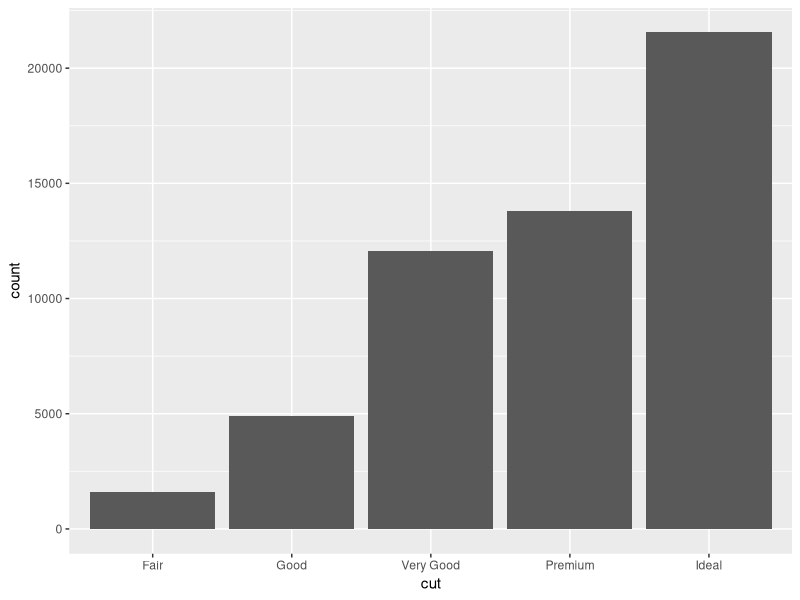
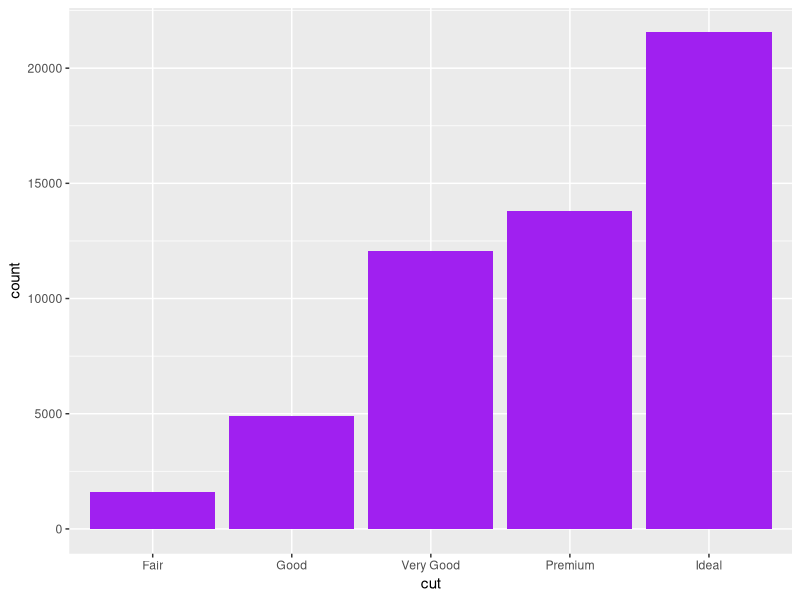
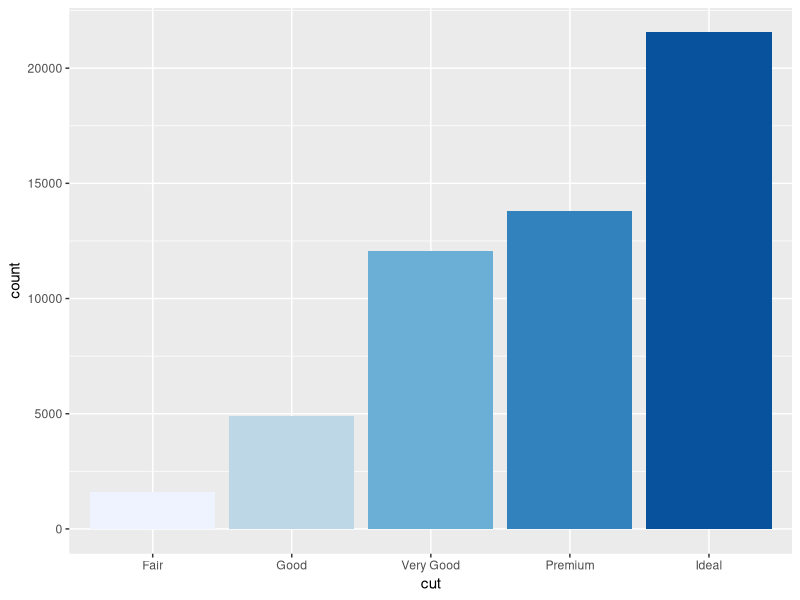
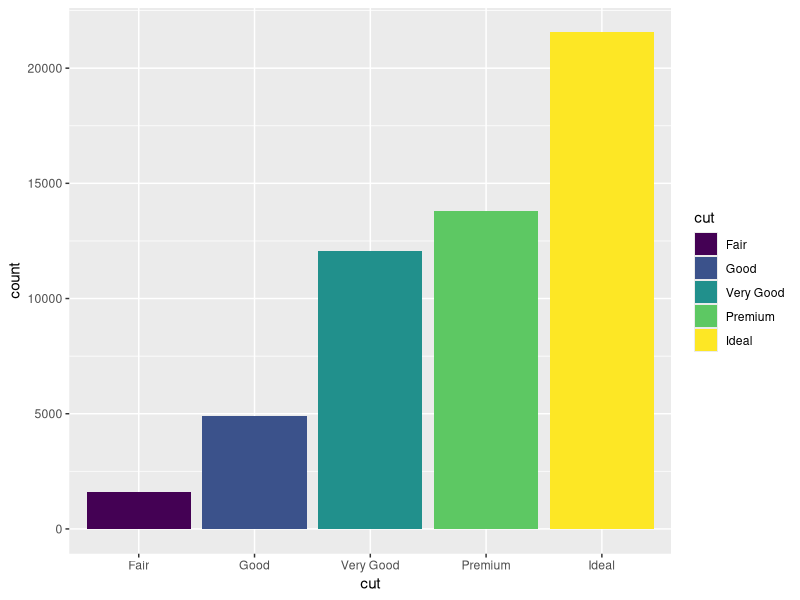
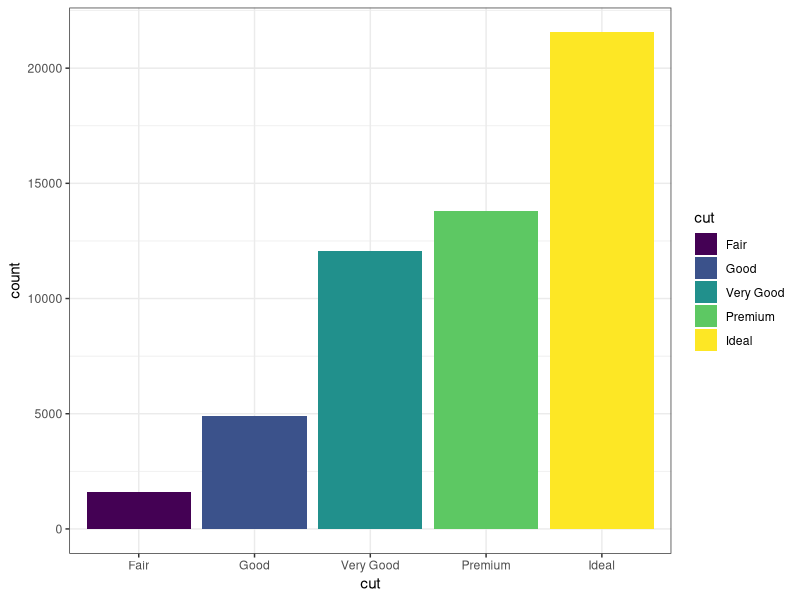
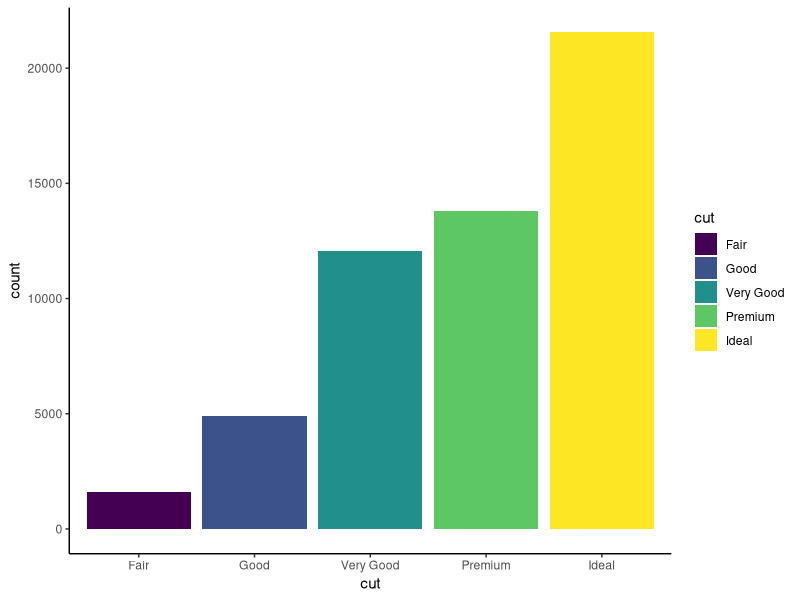
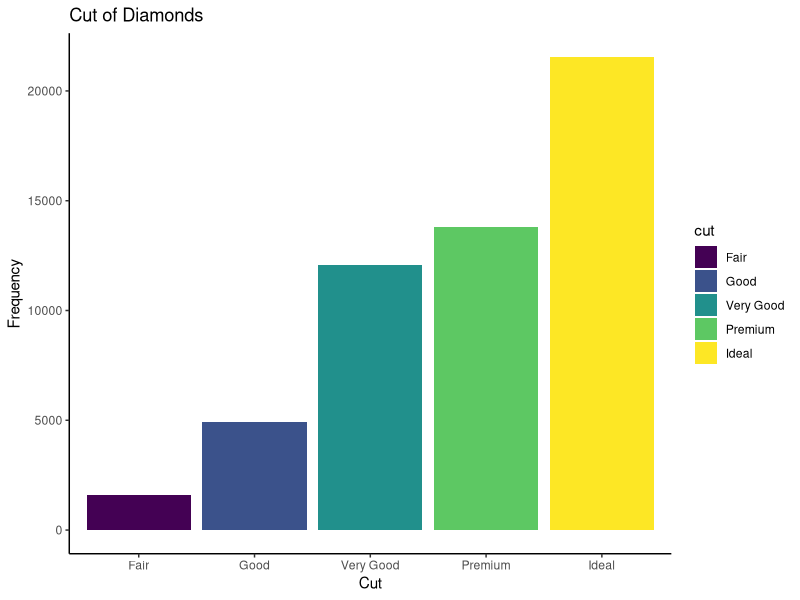
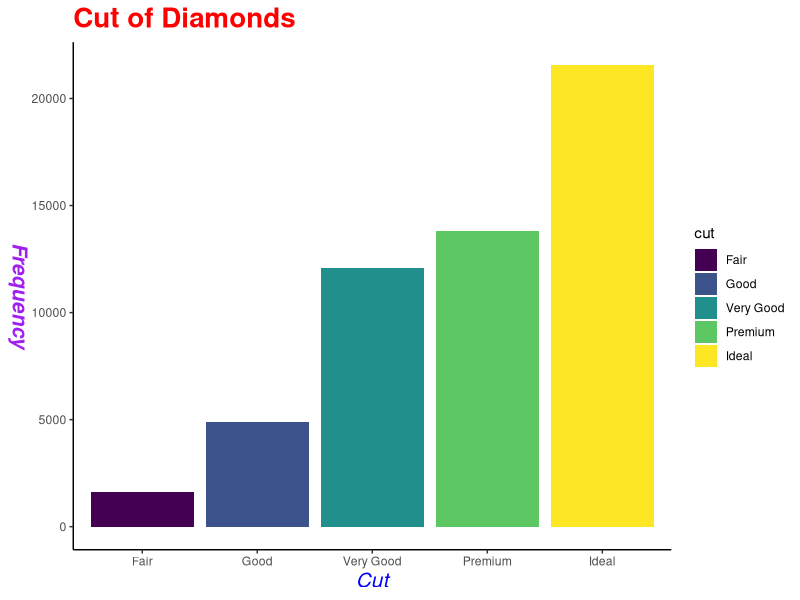

Reproduce these figures in R, in order.
# 참고자료 : 이부일 교수님 Youtube 강의

library(tidyverse)
library(RColorBrewer)

# 예제 데이터 : ggplot2::diamonds
# 질적 자료   : cut, color, clarity

# ggplot2 패키지를 이용한 막대그래프 작성하기
# ggplot2::ggplot(data = , mapping = aes(x = , y = )) +
# geom_bar()

# 기본 막대그래프
ggplot2::ggplot(data = diamonds, mapping = aes(x = cut)) +
  geom_bar()

# 모든 막대의 색깔을 purple로 지정하기
ggplot2::ggplot(data = diamonds, mapping = aes(x = cut)) +
  geom_bar(fill = "purple")

# RColorBrewer 패키지를 이용하여 막대의 색깔을 지정하기
ggplot2::ggplot(data = diamonds, mapping = aes(x = cut)) +
  geom_bar(fill = RColorBrewer::brewer.pal(n = 5, name = "Blues"))

# 막대의 색깔과 범례 나타내기
ggplot2::ggplot(data = diamonds, mapping = aes(x = cut, fill = cut)) +
  geom_bar()

# 막대그래프의 배경화면 변경하기1
ggplot2::ggplot(data = diamonds, mapping = aes(x = cut, fill = cut)) +
  geom_bar() +
  theme_bw()

# 막대그래프의 배경색 변경하기2
ggplot2::ggplot(data = diamonds, mapping = aes(x = cut, fill = cut)) +
  geom_bar() +
  theme_classic()

# 차트제목, x축제목, y축제목 넣기
ggplot2::ggplot(data = diamonds, mapping = aes(x = cut, fill = cut)) +
  geom_bar() +
  theme_classic() +
  labs(title = "Cut of Diamonds",
       x     = "Cut",
       y     = "Frequency")

# 차트제목, x축제목, y축제목의 글씨크기, 글씨색깔, 글씨폰트 변경하기
ggplot2::ggplot(data = diamonds, mapping = aes(x = cut, fill = cut)) +
  geom_bar() +
  theme_classic() +
  labs(title = "Cut of Diamonds",
       x     = "Cut",
       y     = "Frequency") +
  theme(plot.title = element_text(size = 20, color = "red", face = "bold"),
        axis.title.x = element_text(size = 15, color = "blue", face = "italic"),
        axis.title.y = element_text(size = 15, color = "purple", face = "bold.italic", angle = 270))